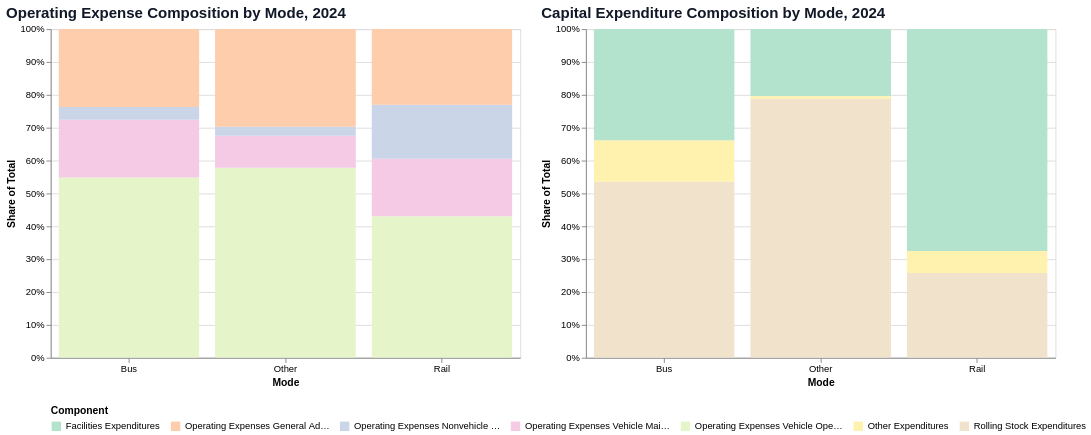

Notebook cell for this chart:
### Markdown cell above
### Expenses Breakdown by Mode for Latest NTD Year

### Code cell
opex_chart = breakdown_chart(
    df_opex_ca,
    group_column = "mode_group", 
    year_column = "year",
    year=2024,
    component_columns=[
        "operating_expenses_vehicle_operations",
        "operating_expenses_vehicle_maintenance",
        "operating_expenses_nonvehicle_maintenance",
        "operating_expenses_general_administration",
    ],
    title="Operating Expense Composition by Mode, 2024",
)

capex_chart = breakdown_chart(
    df_capex_ca,
    group_column = "mode_group", 
    year_column = "year",
    year=2024,
    component_columns=[
        "rolling_stock_expenditures",
        "facilities_expenditures",
        "other_expenditures",
    ],
    title="Capital Expenditure Composition by Mode, 2024",
)


breakdown_by_mode = alt.hconcat(opex_chart, capex_chart)
breakdown_by_mode

### Figure 1 — Vega specification as saved in the notebook (floating-point values rounded to 4 significant figures)
{"$schema": "https://vega.github.io/schema/vega/v6.json", "data": [{"name": "source_0", "values": [{"mode_group": "Bus", "component": "Operating Expenses Vehicle Operations", "amount": 3075.0, "amount_start": 0.0, "amount_end": 0.5482}, {"mode_group": "Other", "component": "Operating Expenses Vehicle Operations", "amount": 555.4, "amount_start": 0.0, "amount_end": 0.5782}, {"mode_group": "Rail", "component": "Operating Expenses Vehicle Operations", "amount": 1345.0, "amount_start": 0.0, "amount_end": 0.4305}, {"mode_group": "Bus", "component": "Operating Expenses Vehicle Maintenance", "amount": 987.7, "amount_start": 0.5482, "amount_end": 0.7243}, {"mode_group": "Other", "component": "Operating Expenses Vehicle Maintenance", "amount": 93.64, "amount_start": 0.5782, "amount_end": 0.6757}, {"mode_group": "Rail", "component": "Operating Expenses Vehicle Maintenance", "amount": 546.7, "amount_start": 0.4305, "amount_end": 0.6054}, {"mode_group": "Bus", "component": "Operating Expenses Nonvehicle Maintenance", "amount": 218.7, "amount_start": 0.7243, "amount_end": 0.7633}, {"mode_group": "Other", "component": "Operating Expenses Nonvehicle Maintenance", "amount": 26.22, "amount_start": 0.6757, "amount_end": 0.703}, {"mode_group": "Rail", "component": "Operating Expenses Nonvehicle Maintenance", "amount": 513.8, "amount_start": 0.6054, "amount_end": 0.7699}, {"mode_group": "Bus", "component": "Operating Expenses General Administration", "amount": 1328.0, "amount_start": 0.7633, "amount_end": 1.0}, {"mode_group": "Other", "component": "Operating Expenses General Administration", "amount": 285.3, "amount_start": 0.703, "amount_end": 1.0}, {"mode_group": "Rail", "component": "Operating Expenses General Administration", "amount": 719.1, "amount_start": 0.7699, "amount_end": 1.0}]}, {"name": "source_1", "values": [{"mode_group": "Bus", "component": "Rolling Stock Expenditures", "amount": 515.9, "amount_start": 0.0, "amount_end": 0.5354}, {"mode_group": "Other", "component": "Rolling Stock Expenditures", "amount": 65.67, "amount_start": 0.0, "amount_end": 0.7878}, {"mode_group": "Rail", "component": "Rolling Stock Expenditures", "amount": 1069.0, "amount_start": 0.0, "amount_end": 0.2581}, {"mode_group": "Bus", "component": "Facilities Expenditures", "amount": 326.8, "amount_start": 0.6608, "amount_end": 1.0}, {"mode_group": "Other", "component": "Facilities Expenditures", "amount": 17.06, "amount_start": 0.7954, "amount_end": 1.0}, {"mode_group": "Rail", "component": "Facilities Expenditures", "amount": 2797.0, "amount_start": 0.3246, "amount_end": 1.0}, {"mode_group": "Bus", "component": "Other Expenditures", "amount": 120.8, "amount_start": 0.5354, "amount_end": 0.6608}, {"mode_group": "Other", "component": "Other Expenditures", "amount": 0.6314, "amount_start": 0.7878, "amount_end": 0.7954}, {"mode_group": "Rail", "component": "Other Expenditures", "amount": 275.3, "amount_start": 0.2581, "amount_end": 0.3246}]}, {"name": "source_0_color_domain_component_0", "values": [{"component": "Operating Expenses Vehicle Operations"}, {"component": "Operating Expenses Vehicle Maintenance"}, {"component": "Operating Expenses Nonvehicle Maintenance"}, {"component": "Operating Expenses General Administration"}]}, {"name": "source_1_color_domain_component_1", "values": [{"component": "Rolling Stock Expenditures"}, {"component": "Facilities Expenditures"}, {"component": "Other Expenditures"}]}, {"name": "source_0_concat_0_x_domain_mode_group", "values": [{"mode_group": "Bus"}, {"mode_group": "Other"}, {"mode_group": "Rail"}]}, {"name": "source_1_concat_1_x_domain_mode_group", "values": [{"mode_group": "Bus"}, {"mode_group": "Other"}, {"mode_group": "Rail"}]}], "signals": [{"name": "childWidth", "value": 500}], "marks": [{"type": "group", "name": "concat_0_group", "encode": {"update": {"width": {"signal": "childWidth"}, "height": {"signal": "height"}}}, "marks": [{"type": "group", "from": {"facet": {"data": "source_0", "name": "stack_group_concat_0_main", "groupby": ["mode_group"], "aggregate": {"fields": ["amount_start", "amount_start", "amount_end", "amount_end"], "ops": ["min", "max", "min", "max"]}}}, "encode": {"update": {"x": {"field": "mode_group", "scale": "concat_0_x"}, "y2": {"signal": "max(scale('concat_0_y',datum[\"min_amount_start\"]),scale('concat_0_y',datum[\"max_amount_start\"]),scale('concat_0_y',datum[\"min_amount_end\"]),scale('concat_0_y',datum[\"max_amount_end\"]))"}, "cornerRadius": {"value": 2}, "clip": {"value": true}, "y": {"signal": "min(scale('concat_0_y',datum[\"min_amount_start\"]),scale('concat_0_y',datum[\"max_amount_start\"]),scale('concat_0_y',datum[\"min_amount_end\"]),scale('concat_0_y',datum[\"max_amount_end\"]))"}, "width": {"signal": "max(0.25, bandwidth('concat_0_x'))"}}}, "marks": [{"type": "group", "encode": {"update": {"y": {"field": {"signal": null, "datum": null, "group": "y", "parent": null}, "mult": -1}, "width": {"field": {"signal": null, "datum": null, "group": "width", "parent": null}}}}, "marks": [{"type": "rect", "name": "concat_0_marks", "from": {"data": "stack_group_concat_0_main"}, "encode": {"update": {"tooltip": {"signal": "{\"Mode\": isValid(datum[\"mode_group\"]) ? isArray(datum[\"mode_group\"]) ? join(datum[\"mode_group\"], '\\n') : datum[\"mode_group\"] : \"\"+datum[\"mode_group\"], \"Component\": isValid(datum[\"component\"]) ? isArray(datum[\"component\"]) ? join(datum[\"component\"], '\\n') : datum[\"component\"] : \"\"+datum[\"component\"], \"Amount ($M)\": format(datum[\"amount\"], \",.1f\")}"}, "width": {"field": {"signal": null, "datum": null, "group": "width", "parent": null}}, "y": {"field": "amount_end", "scale": "concat_0_y"}, "y2": {"field": "amount_start", "scale": "concat_0_y"}, "fill": {"field": "component", "scale": "color"}}}, "style": ["bar"]}]}]}], "axes": [{"scale": "concat_0_y", "maxExtent": 0, "minExtent": 0, "ticks": false, "zindex": 0, "domain": false, "grid": true, "aria": false, "tickCount": {"signal": "ceil(height/40)"}, "orient": "left", "gridScale": "concat_0_x", "labels": false}, {"scale": "concat_0_x", "labelBaseline": "top", "title": "Mode", "grid": false, "labelAngle": 0, "orient": "bottom", "zindex": 0}, {"scale": "concat_0_y", "format": ".0%", "zindex": 0, "title": "Share of Total", "labelOverlap": true, "orient": "left", "tickCount": {"signal": "ceil(height/40)"}, "grid": false}], "title": {"text": "Operating Expense Composition by Mode, 2024", "color": "#111827", "fontSize": 16, "fontWeight": 600, "anchor": "start"}, "style": "cell"}, {"type": "group", "name": "concat_1_group", "encode": {"update": {"height": {"signal": "height"}, "width": {"signal": "childWidth"}}}, "marks": [{"type": "group", "from": {"facet": {"data": "source_1", "name": "stack_group_concat_1_main", "groupby": ["mode_group"], "aggregate": {"fields": ["amount_start", "amount_start", "amount_end", "amount_end"], "ops": ["min", "max", "min", "max"]}}}, "encode": {"update": {"clip": {"value": true}, "cornerRadius": {"value": 2}, "x": {"field": "mode_group", "scale": "concat_1_x"}, "y2": {"signal": "max(scale('concat_1_y',datum[\"min_amount_start\"]),scale('concat_1_y',datum[\"max_amount_start\"]),scale('concat_1_y',datum[\"min_amount_end\"]),scale('concat_1_y',datum[\"max_amount_end\"]))"}, "width": {"signal": "max(0.25, bandwidth('concat_1_x'))"}, "y": {"signal": "min(scale('concat_1_y',datum[\"min_amount_start\"]),scale('concat_1_y',datum[\"max_amount_start\"]),scale('concat_1_y',datum[\"min_amount_end\"]),scale('concat_1_y',datum[\"max_amount_end\"]))"}}}, "marks": [{"type": "group", "encode": {"update": {"y": {"field": {"signal": null, "datum": null, "group": "y", "parent": null}, "mult": -1}, "width": {"field": {"signal": null, "datum": null, "group": "width", "parent": null}}}}, "marks": [{"type": "rect", "name": "concat_1_marks", "from": {"data": "stack_group_concat_1_main"}, "encode": {"update": {"width": {"field": {"signal": null, "datum": null, "group": "width", "parent": null}}, "y2": {"field": "amount_start", "scale": "concat_1_y"}, "tooltip": {"signal": "{\"Mode\": isValid(datum[\"mode_group\"]) ? isArray(datum[\"mode_group\"]) ? join(datum[\"mode_group\"], '\\n') : datum[\"mode_group\"] : \"\"+datum[\"mode_group\"], \"Component\": isValid(datum[\"component\"]) ? isArray(datum[\"component\"]) ? join(datum[\"component\"], '\\n') : datum[\"component\"] : \"\"+datum[\"component\"], \"Amount ($M)\": format(datum[\"amount\"], \",.1f\")}"}, "fill": {"field": "component", "scale": "color"}, "y": {"field": "amount_end", "scale": "concat_1_y"}}}, "style": ["bar"]}]}]}], "axes": [{"scale": "concat_1_y", "orient": "left", "grid": true, "maxExtent": 0, "ticks": false, "zindex": 0, "aria": false, "tickCount": {"signal": "ceil(height/40)"}, "gridScale": "concat_1_x", "labels": false, "minExtent": 0, "domain": false}, {"scale": "concat_1_x", "orient": "bottom", "labelAngle": 0, "zindex": 0, "labelBaseline": "top", "grid": false, "title": "Mode"}, {"scale": "concat_1_y", "labelOverlap": true, "title": "Share of Total", "tickCount": {"signal": "ceil(height/40)"}, "zindex": 0, "orient": "left", "grid": false, "format": ".0%"}], "title": {"text": "Capital Expenditure Composition by Mode, 2024", "anchor": "start", "color": "#111827", "fontSize": 16, "fontWeight": 600}, "style": "cell"}], "scales": [{"name": "color", "type": "ordinal", "domain": {"fields": [{"data": "source_0_color_domain_component_0", "field": "component"}, {"data": "source_1_color_domain_component_1", "field": "component"}], "sort": true}, "range": {"scheme": "pastel2"}}, {"name": "concat_0_x", "type": "band", "domain": {"data": "source_0_concat_0_x_domain_mode_group", "field": "mode_group", "sort": true}, "range": [0, {"signal": "childWidth"}], "paddingOuter": 0.05, "paddingInner": 0.1}, {"name": "concat_0_y", "type": "linear", "domain": [0, 1], "range": [{"signal": "height"}, 0], "nice": true, "zero": true}, {"name": "concat_1_x", "type": "band", "domain": {"data": "source_1_concat_1_x_domain_mode_group", "field": "mode_group", "sort": true}, "range": [0, {"signal": "childWidth"}], "paddingOuter": 0.05, "paddingInner": 0.1}, {"name": "concat_1_y", "type": "linear", "domain": [0, 1], "range": [{"signal": "height"}, 0], "nice": true, "zero": true}], "legends": [{"direction": "horizontal", "orient": "bottom", "title": "Component", "fill": "color", "symbolType": "square"}], "background": "white", "padding": 5, "height": 350, "layout": {"padding": 20, "bounds": "full", "align": "each"}}
